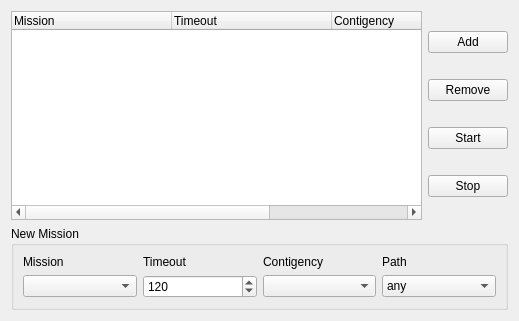
<?xml version="1.0" encoding="UTF-8"?>
<ui version="4.0">
 <class>Form</class>
 <widget class="QWidget" name="Form">
  <property name="geometry">
   <rect>
    <x>0</x>
    <y>0</y>
    <width>519</width>
    <height>321</height>
   </rect>
  </property>
  <property name="windowTitle">
   <string>Mission</string>
  </property>
  <layout class="QVBoxLayout" name="verticalLayout_2">
   <item>
    <layout class="QHBoxLayout" name="horizontalLayout_2">
     <item>
      <widget class="QTreeWidget" name="missionTreeWidget">
       <attribute name="headerCascadingSectionResizes">
        <bool>false</bool>
       </attribute>
       <attribute name="headerDefaultSectionSize">
        <number>160</number>
       </attribute>
       <attribute name="headerMinimumSectionSize">
        <number>10</number>
       </attribute>
       <attribute name="headerStretchLastSection">
        <bool>true</bool>
       </attribute>
       <column>
        <property name="text">
         <string>Mission</string>
        </property>
       </column>
       <column>
        <property name="text">
         <string>Timeout</string>
        </property>
       </column>
       <column>
        <property name="text">
         <string>Contigency</string>
        </property>
       </column>
       <column>
        <property name="text">
         <string>Path</string>
        </property>
       </column>
      </widget>
     </item>
     <item>
      <layout class="QVBoxLayout" name="verticalLayout">
       <item>
        <widget class="QPushButton" name="addButton">
         <property name="text">
          <string>Add</string>
         </property>
        </widget>
       </item>
       <item>
        <widget class="QPushButton" name="removeButton">
         <property name="text">
          <string>Remove</string>
         </property>
        </widget>
       </item>
       <item>
        <widget class="QPushButton" name="startButton">
         <property name="text">
          <string>Start</string>
         </property>
        </widget>
       </item>
       <item>
        <widget class="QPushButton" name="stopButton">
         <property name="text">
          <string>Stop</string>
         </property>
        </widget>
       </item>
      </layout>
     </item>
    </layout>
   </item>
   <item>
    <widget class="QGroupBox" name="groupBox">
     <property name="title">
      <string>New Mission</string>
     </property>
     <layout class="QGridLayout" name="gridLayout">
      <item row="1" column="2">
       <widget class="QComboBox" name="contigencyCombo"/>
      </item>
      <item row="1" column="3">
       <widget class="QComboBox" name="pathCombo">
        <item>
         <property name="text">
          <string>any</string>
         </property>
        </item>
        <item>
         <property name="text">
          <string>left</string>
         </property>
        </item>
        <item>
         <property name="text">
          <string>right</string>
         </property>
        </item>
        <item>
         <property name="text">
          <string>none</string>
         </property>
        </item>
       </widget>
      </item>
      <item row="1" column="1">
       <widget class="QSpinBox" name="timeoutSpin">
        <property name="minimum">
         <number>5</number>
        </property>
        <property name="maximum">
         <number>1000</number>
        </property>
        <property name="singleStep">
         <number>15</number>
        </property>
        <property name="value">
         <number>120</number>
        </property>
       </widget>
      </item>
      <item row="1" column="0">
       <widget class="QComboBox" name="missionCombo"/>
      </item>
      <item row="0" column="0">
       <widget class="QLabel" name="label">
        <property name="text">
         <string>Mission</string>
        </property>
       </widget>
      </item>
      <item row="0" column="1">
       <widget class="QLabel" name="label_2">
        <property name="text">
         <string>Timeout</string>
        </property>
       </widget>
      </item>
      <item row="0" column="2">
       <widget class="QLabel" name="label_3">
        <property name="text">
         <string>Contigency</string>
        </property>
       </widget>
      </item>
      <item row="0" column="3">
       <widget class="QLabel" name="label_4">
        <property name="text">
         <string>Path</string>
        </property>
       </widget>
      </item>
     </layout>
    </widget>
   </item>
  </layout>
 </widget>
 <resources/>
 <connections/>
</ui>
